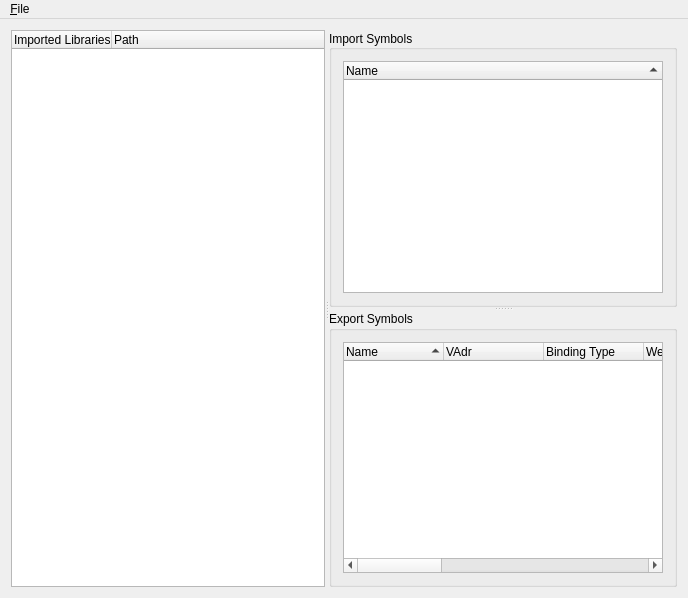
<?xml version="1.0" encoding="UTF-8"?>
<ui version="4.0">
 <author>Bernhard Beschow</author>
 <class>DependsUIBase</class>
 <widget class="QMainWindow" name="DependsUIBase">
  <property name="geometry">
   <rect>
    <x>0</x>
    <y>0</y>
    <width>688</width>
    <height>598</height>
   </rect>
  </property>
  <property name="windowTitle">
   <string>DPWalker</string>
  </property>
  <property name="windowIcon">
   <iconset resource="dpwalker.qrc">
    <normaloff>:/icons/depends.png</normaloff>:/icons/depends.png</iconset>
  </property>
  <property name="opaqueMoving" stdset="0">
   <bool>false</bool>
  </property>
  <widget class="QWidget" name="widget">
   <layout class="QVBoxLayout">
    <item>
     <widget class="QSplitter" name="splitter1">
      <property name="orientation">
       <enum>Qt::Vertical</enum>
      </property>
      <widget class="QSplitter" name="splitter2">
       <property name="sizePolicy">
        <sizepolicy hsizetype="Expanding" vsizetype="Preferred">
         <horstretch>0</horstretch>
         <verstretch>0</verstretch>
        </sizepolicy>
       </property>
       <property name="orientation">
        <enum>Qt::Horizontal</enum>
       </property>
       <property name="opaqueResize">
        <bool>true</bool>
       </property>
       <property name="childrenCollapsible">
        <bool>true</bool>
       </property>
       <widget class="QTreeWidget" name="m_pTreeSharedObjects">
        <property name="sizePolicy">
         <sizepolicy hsizetype="Expanding" vsizetype="Expanding">
          <horstretch>50</horstretch>
          <verstretch>0</verstretch>
         </sizepolicy>
        </property>
        <property name="rootIsDecorated">
         <bool>true</bool>
        </property>
        <property name="showSortIndicator" stdset="0">
         <bool>true</bool>
        </property>
        <column>
         <property name="text">
          <string>Imported Libraries</string>
         </property>
        </column>
        <column>
         <property name="text">
          <string>Path</string>
         </property>
        </column>
       </widget>
       <widget class="QSplitter" name="splitter3">
        <property name="sizePolicy">
         <sizepolicy hsizetype="Preferred" vsizetype="Preferred">
          <horstretch>50</horstretch>
          <verstretch>0</verstretch>
         </sizepolicy>
        </property>
        <property name="frameShape">
         <enum>QFrame::NoFrame</enum>
        </property>
        <property name="orientation">
         <enum>Qt::Vertical</enum>
        </property>
        <widget class="QGroupBox" name="groupBox">
         <property name="title">
          <string>Import Symbols</string>
         </property>
         <property name="alignment">
          <set>Qt::AlignLeading|Qt::AlignLeft|Qt::AlignVCenter</set>
         </property>
         <property name="flat">
          <bool>false</bool>
         </property>
         <property name="checkable">
          <bool>false</bool>
         </property>
         <layout class="QGridLayout" name="gridLayout_2">
          <item row="0" column="0">
           <widget class="QTreeWidget" name="m_pListImports">
            <property name="enabled">
             <bool>true</bool>
            </property>
            <property name="sizePolicy">
             <sizepolicy hsizetype="Expanding" vsizetype="Expanding">
              <horstretch>0</horstretch>
              <verstretch>0</verstretch>
             </sizepolicy>
            </property>
            <property name="rootIsDecorated">
             <bool>false</bool>
            </property>
            <property name="sortingEnabled">
             <bool>true</bool>
            </property>
            <property name="allColumnsShowFocus">
             <bool>true</bool>
            </property>
            <property name="showSortIndicator" stdset="0">
             <bool>true</bool>
            </property>
            <attribute name="headerShowSortIndicator" stdset="0">
             <bool>true</bool>
            </attribute>
            <column>
             <property name="text">
              <string>Name</string>
             </property>
            </column>
           </widget>
          </item>
         </layout>
        </widget>
        <widget class="QGroupBox" name="groupBox_2">
         <property name="title">
          <string>Export Symbols</string>
         </property>
         <layout class="QGridLayout" name="gridLayout">
          <item row="0" column="0">
           <widget class="QTreeWidget" name="m_pListExports">
            <property name="rootIsDecorated">
             <bool>false</bool>
            </property>
            <property name="sortingEnabled">
             <bool>true</bool>
            </property>
            <property name="allColumnsShowFocus">
             <bool>true</bool>
            </property>
            <property name="showSortIndicator" stdset="0">
             <bool>true</bool>
            </property>
            <attribute name="headerCascadingSectionResizes">
             <bool>false</bool>
            </attribute>
            <attribute name="headerHighlightSections">
             <bool>false</bool>
            </attribute>
            <attribute name="headerShowSortIndicator" stdset="0">
             <bool>true</bool>
            </attribute>
            <column>
             <property name="text">
              <string>Name</string>
             </property>
            </column>
            <column>
             <property name="text">
              <string>VAdr</string>
             </property>
            </column>
            <column>
             <property name="text">
              <string>Binding Type</string>
             </property>
            </column>
            <column>
             <property name="text">
              <string>Weak</string>
             </property>
            </column>
            <column>
             <property name="text">
              <string>Constructor</string>
             </property>
            </column>
            <column>
             <property name="text">
              <string>Warning</string>
             </property>
            </column>
            <column>
             <property name="text">
              <string>Indirect</string>
             </property>
            </column>
            <column>
             <property name="text">
              <string>Debug</string>
             </property>
            </column>
            <column>
             <property name="text">
              <string>Section</string>
             </property>
            </column>
            <column>
             <property name="text">
              <string>Size</string>
             </property>
            </column>
            <column>
             <property name="text">
              <string>Library</string>
             </property>
            </column>
           </widget>
          </item>
         </layout>
        </widget>
       </widget>
      </widget>
     </widget>
    </item>
   </layout>
  </widget>
  <widget class="QMenuBar" name="MenuBar">
   <property name="geometry">
    <rect>
     <x>0</x>
     <y>0</y>
     <width>688</width>
     <height>30</height>
    </rect>
   </property>
   <widget class="QMenu" name="fileMenu">
    <property name="title">
     <string>&amp;File</string>
    </property>
    <addaction name="fileOpenAction"/>
    <addaction name="separator"/>
    <addaction name="fileExitAction"/>
   </widget>
   <addaction name="fileMenu"/>
  </widget>
  <action name="fileOpenAction">
   <property name="icon">
    <iconset resource="dpwalker.qrc">
     <normaloff>:/icons/open.png</normaloff>:/icons/open.png</iconset>
   </property>
   <property name="text">
    <string>&amp;Open...</string>
   </property>
   <property name="iconText">
    <string>Open...</string>
   </property>
   <property name="shortcut">
    <string>Ctrl+O</string>
   </property>
   <property name="name" stdset="0">
    <cstring>fileOpenAction</cstring>
   </property>
  </action>
  <action name="fileExitAction">
   <property name="icon">
    <iconset resource="dpwalker.qrc">
     <normaloff>:/icons/close.png</normaloff>:/icons/close.png</iconset>
   </property>
   <property name="text">
    <string>E&amp;xit</string>
   </property>
   <property name="iconText">
    <string>Exit</string>
   </property>
   <property name="shortcut">
    <string/>
   </property>
   <property name="name" stdset="0">
    <cstring>fileExitAction</cstring>
   </property>
  </action>
 </widget>
 <layoutdefault spacing="6" margin="11"/>
 <resources>
  <include location="dpwalker.qrc"/>
 </resources>
 <connections>
  <connection>
   <sender>fileOpenAction</sender>
   <signal>triggered()</signal>
   <receiver>DependsUIBase</receiver>
   <slot>fileOpen()</slot>
   <hints>
    <hint type="sourcelabel">
     <x>-1</x>
     <y>-1</y>
    </hint>
    <hint type="destinationlabel">
     <x>276</x>
     <y>236</y>
    </hint>
   </hints>
  </connection>
  <connection>
   <sender>fileExitAction</sender>
   <signal>triggered()</signal>
   <receiver>DependsUIBase</receiver>
   <slot>fileExit()</slot>
   <hints>
    <hint type="sourcelabel">
     <x>-1</x>
     <y>-1</y>
    </hint>
    <hint type="destinationlabel">
     <x>276</x>
     <y>236</y>
    </hint>
   </hints>
  </connection>
  <connection>
   <sender>m_pTreeSharedObjects</sender>
   <signal>itemClicked(QTreeWidgetItem*,int)</signal>
   <receiver>DependsUIBase</receiver>
   <slot>dependencySelected(QTreeWidgetItem*)</slot>
   <hints>
    <hint type="sourcelabel">
     <x>169</x>
     <y>313</y>
    </hint>
    <hint type="destinationlabel">
     <x>343</x>
     <y>298</y>
    </hint>
   </hints>
  </connection>
 </connections>
 <slots>
  <slot>fileOpen()</slot>
  <slot>fileExit()</slot>
  <slot>dependencySelected(QTreeWidgetItem*)</slot>
 </slots>
</ui>
